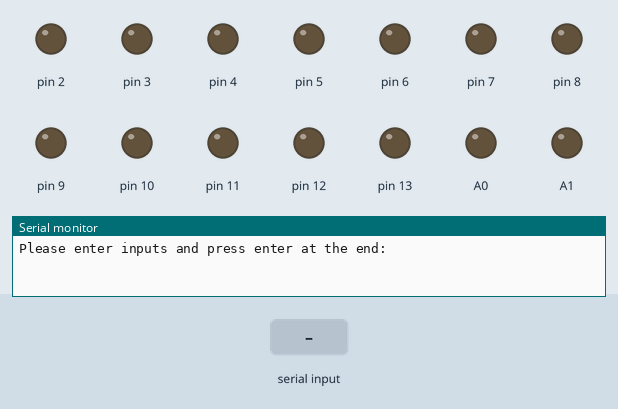
This sketch was run on a simulated Arduino Uno, built with avr-gcc and run on an emulated ATmega328P. Shown: output pins drawn as LEDs (lit = HIGH), the last lines printed to the serial monitor. The inputs (shaded band) are chosen by the test bench.

Above: at 1.2 s.
1.3 s: "5\n" received over Serial
At 2.2 s:
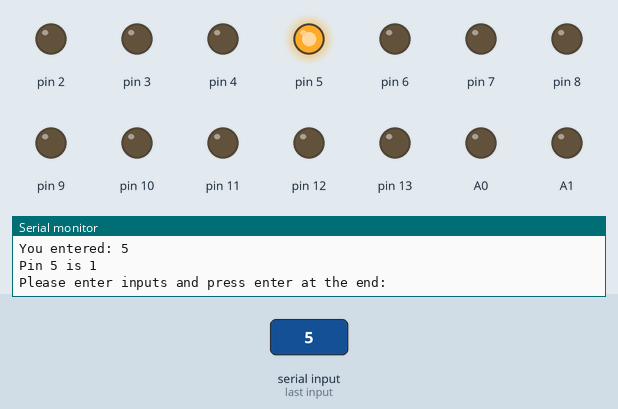
2.8 s: "90,45\n" received over Serial
Timing chart, 0 to 5.8 s (numbered marks = the images above; inputs shaded):
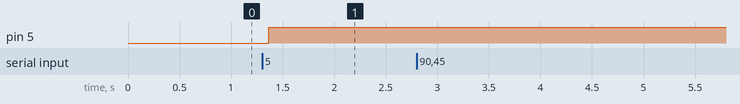

The sketch:

TogglePinsBySerialCommunication.ino
```cpp
char inData[20]; // Allocate some space for the string
char inChar = 1; // Where to store the character read
byte index = 0; // Index into array; where to store the character
byte pinToToggle;

void setup() {
  for(byte i = 0; i < 14; i++)
  {
    pinMode(i,OUTPUT);
  }

  for(byte i = 0; i < 14; i++)
  {
    digitalWrite(i,LOW);
  }

pinMode(A0, OUTPUT);
digitalWrite(A0, LOW);

pinMode(A1, OUTPUT);
digitalWrite(A1, LOW);

pinMode(A2, OUTPUT);
digitalWrite(A2, LOW);

pinMode(A3, OUTPUT);
digitalWrite(A3, LOW);

pinMode(A4, OUTPUT);
digitalWrite(A4, LOW);

pinMode(A5, OUTPUT);
digitalWrite(A5, LOW);

Serial.begin(9600);
}

void loop()
{
  static boolean needPrompt = true;
  char* userInput;

  if (needPrompt)
  {
    Serial.print("Please enter inputs and press enter at the end:\n");
    needPrompt=false;
  }

  userInput = serialString();
  if (userInput!=NULL)
  {
    Serial.print("You entered: ");
    Serial.println(userInput);
    pinToToggle = strtol(userInput, NULL, 0);
    digitalWrite(pinToToggle, !digitalRead(pinToToggle));
    Serial.print("Pin ");
    Serial.print(pinToToggle);
    Serial.print(" is ");
    Serial.println(digitalRead(pinToToggle));
    needPrompt=true;
  }
}

char* serialString()
{
  static char str[21]; // For strings of max length=20

  if (!Serial.available())
  {
    return NULL;
  }

  delay(64); // wait for all characters to arrive
  memset(str,0,sizeof(str)); // clear str
  byte count=0;

  while (Serial.available())
  {
    char c=Serial.read();
    if (c>=32 && count<sizeof(str)-1)
    {
      str[count]=c;
      count++;
    }
  }

  str[count]='\0'; // make it a zero terminated string
  return str;
}
```

Measured:
- after the input at 1.3 s, pin 5: LOW → HIGH after 0.07 s
